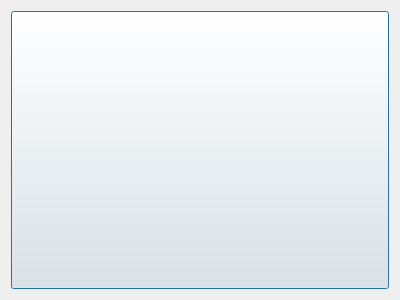
<?xml version="1.0" encoding="UTF-8"?>
<ui version="4.0">
 <class>Dialog_es</class>
 <widget class="QDialog" name="Dialog_es">
  <property name="geometry">
   <rect>
    <x>0</x>
    <y>0</y>
    <width>400</width>
    <height>300</height>
   </rect>
  </property>
  <property name="windowTitle">
   <string>Dialog</string>
  </property>
  <layout class="QGridLayout" name="gridLayout">
   <item row="0" column="0">
    <widget class="QPushButton" name="pushButton">
     <property name="sizePolicy">
      <sizepolicy hsizetype="Expanding" vsizetype="Expanding">
       <horstretch>0</horstretch>
       <verstretch>0</verstretch>
      </sizepolicy>
     </property>
     <property name="styleSheet">
      <string notr="true">border-image: url(:/images/about and points/warty/ab1.png);</string>
     </property>
     <property name="text">
      <string/>
     </property>
    </widget>
   </item>
  </layout>
 </widget>
 <resources/>
 <connections/>
</ui>
